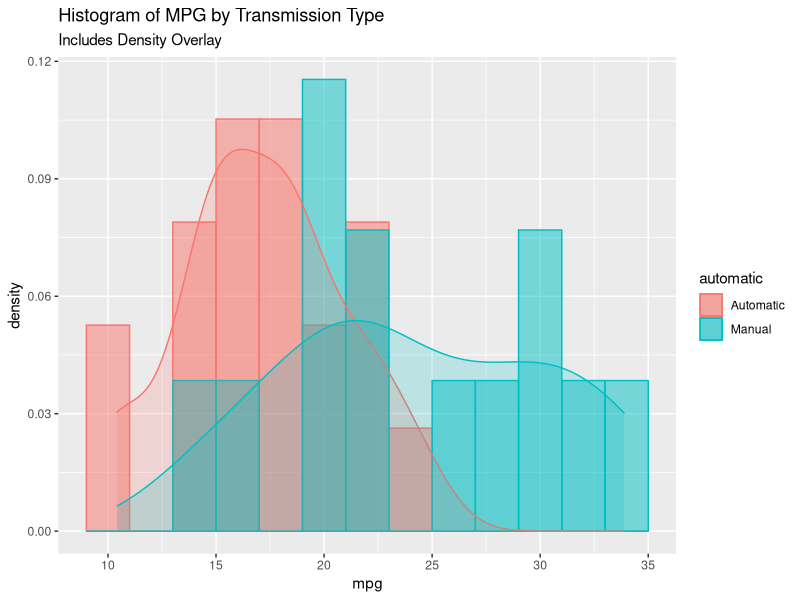
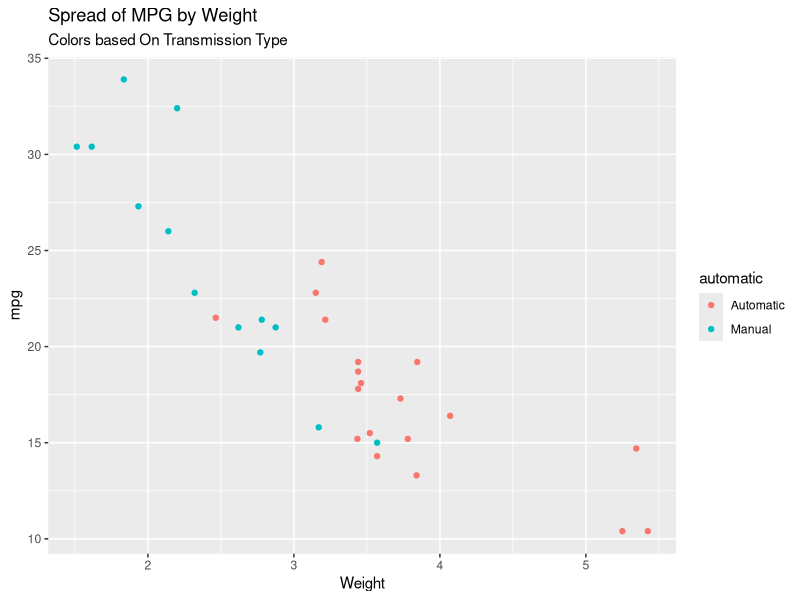

The R script that drew these images, in order: (Note: this script raises an error after producing the figures.)
# You work for Motor Trend, a magazine about the automobile 
# industry. Looking at a data set of a collection of cars, they 
# are interested in exploring the relationship between a set of 
# variables and miles per gallon (MPG) (outcome). They are 
# particularly interested in the following two questions:
# 
# 1) "Is an automatic or manual transmission better for MPG"
# 2) "Quantify the MPG difference between automatic and manual 
#       transmissions"


#load R packages
library(ggplot2) # for exploratory data analyis / visuals

#load dataset
data(mtcars)

#display top 6 rows and basic structure
head(mtcars)
str(mtcars)

#preprocessing - change certain variables to factors
mtcars$cyl <- factor(mtcars$cyl)
mtcars$vs <- factor(mtcars$vs)
mtcars$gear <- factor(mtcars$gear)
mtcars$carb <- factor(mtcars$carb)

#update 'am' variable as automatic vs transmission and set to factor variable
#from the RStudio's documentation: am = Transmission (0 = automatic, 1 = manual)
mtcars$automatic <- as.factor(mtcars$am)
levels(mtcars$automatic) <-c("Automatic", "Manual")

#remove original variable
mtcars$am <- NULL


### Exploratory Data Analysis
#histogram of mpg by automatic vs transmission with density overlay
ggplot(mtcars, aes(x = mpg, color = automatic, fill = automatic)) + 
        geom_histogram(aes(y=..density..), alpha = .5, position = "identity", binwidth = 2)+
        geom_density(alpha=.2) + 
        labs(title = "Histogram of MPG by Transmission Type", subtitle = "Includes Density Overlay")

#compare automatic and manual by weight
ggplot(mtcars, aes(wt, mpg)) + 
        geom_point(aes(color = automatic)) + 
        labs(title = "Spread of MPG by Weight", subtitle = "Colors based On Transmission Type", x = "Weight", Y = "MPG")

#Analysis
#conduct basic t test to determine whether one transmission is better in terms of MPG
ttestMPG <- t.test(mpg ~ automatic, data = mtcars)
ttestMPG$p.value

#test correlation to mpg of all variables
#revert transmission type to numeric for correlation test
mtcars$automatic <- as.numeric(mtcars$automatic)
sort(abs(cor(mtcars)[1,]), decreasing = TRUE)

#Based on the correlations between each variable and mpg, transmission type is 6th most significant. We will consider the 6 more substantial correlations going forward.

#simple linear regression
fit <- lm(mpg ~ automatic, data = mtcars)
summary(fit)

#Interpretation:
#Coefficient and intercepts indicate on average manual transmission cars have 7.245 mpg more than automatic transmission cars.
#R^2 value = 0.3598; indicating the model explains 35.98% of the variance, which is not sufficient.
#Without further variance explained, we need to conduct further tests.

#multivariate regression analysis 
fitAll <- lm(mpg ~ ., data = mtcars)

#Run the step function (stepwise regression) to find the best choice of predictors.
bestFit <- step(fitAll, trace = 0, direction = "both")

#provide the summary
summary(bestFit)

#The resulting bestFit model evaluates mpg based on wt (weight), qsec (1/4 mile times), and automatic (transmimssion type).
#Best Fit Model R^2: 84.97%, meaning the model captures 84.97% of the variance, far more respectable than the 36% captured by transmission type alone.

#Answer to one of the initial questions:
"Quantify the MPG difference between automatic and manual transmissions"
summary(bestFit)$coef[4]
#On average, manual transmission cars average 2.94 MPG more than automatic transmission cars, considering other variables.

#Display residual diagnostics using the best fit model (mpg ~ wt + qsec + automatic).
par(mfrow=c(2,2))
plot(bestFit)

#appendix
plot(mtcars)

ggplot(mtcars, aes(x = factor(automatic), y = mpg, fill = factor(automatic))) +
        geom_boxplot(notch = F)+ 
        scale_x_discrete("Transmission")+
        scale_y_continuous("MPG")+
        ggtitle("MPG by Transmission Type")